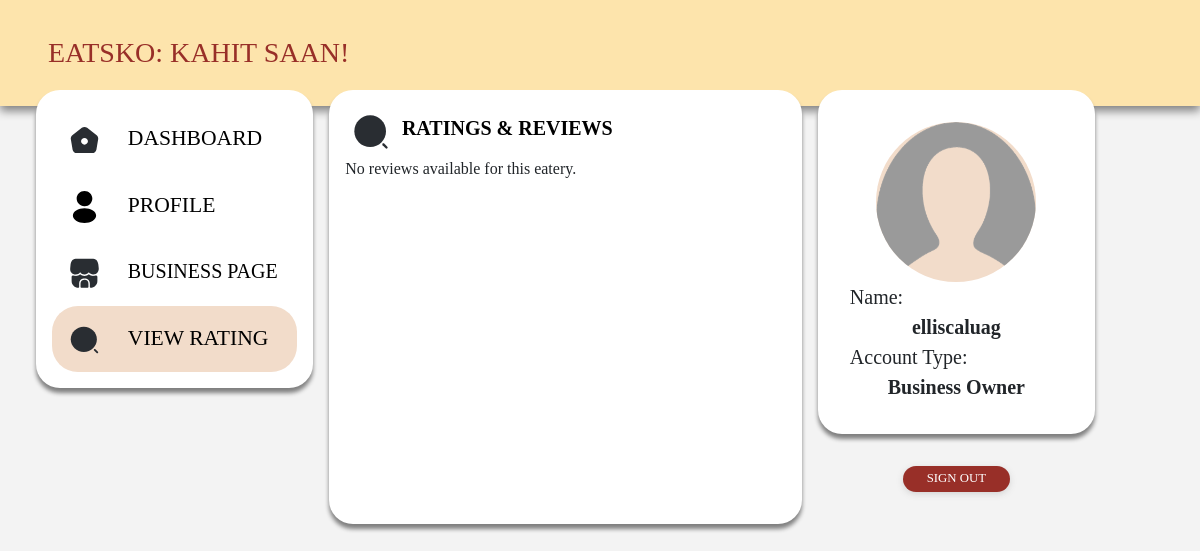
The app's page /business/viewrating (signed in), older data.
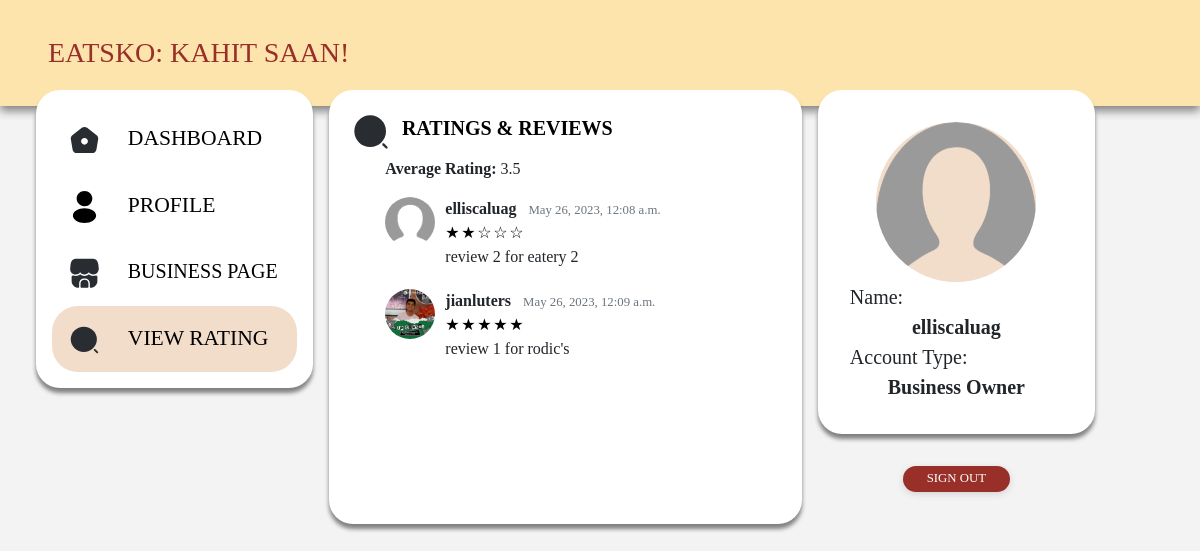
The same page, newer data.
### userdashboard/models.py (models this page shows, shortened)
class Profile(models.Model):
    user = models.OneToOneField(User, null=True, on_delete=models.CASCADE, related_name='user_profile')
    account_type = models.CharField(max_length=100, default='User')
    profile_picture = models.ImageField(default='profile_pics/default.png', upload_to='profile_pics')
    preffered_genres = models.ManyToManyField(FoodGenre, blank=True)
    eatery = models.ForeignKey(Eatery, null=True, on_delete=models.SET_NULL)

class Review(models.Model):
    RATING_CHOICES = (
        (1, 'Bad'),
        (2, 'Fair'),
        (3, 'Average'),
        (4, 'Good'),
        (5, 'Excellent')
    )
    rating = models.IntegerField(choices=RATING_CHOICES)
    comment = models.TextField()
    eatery = models.ForeignKey(Eatery, on_delete=models.CASCADE)
    profile = models.ForeignKey(Profile, on_delete=models.CASCADE)
    date_posted = models.DateTimeField(default=timezone.now)

### businessdashboard/views.py (the view)
# urls.py: path('viewrating', views.viewrating, name='businessdashboard-viewrating'),
@owner_required
def viewrating(request):
    eatery = Eatery.objects.get(id= request.user.user_profile.eatery.id)  # Replace <eatery_id> with the ID of the current eatery
    reviews = Review.objects.filter(eatery=eatery)
    average_rating = reviews.aggregate(Avg('rating'))['rating__avg']
    context = {
        'eatery': eatery,
        'reviews': reviews,
        'average_rating': average_rating,
        'range_five': [1,2,3,4,5],
        'page': 'viewrating'
    }
    return render(request, 'businessdashboard/viewrating.html', context)

### businessdashboard/views.py (called while the page is built)
def is_owner(user):
    return user.groups.filter(name="businessowner").exists()

### businessdashboard/templates/businessdashboard/viewrating.html (shortened to what this page needs)
{% extends "businessdashboard/base.html" %}
{% block content %}
{% load static %}
<div class="mr-auto">
    <img class="page-icon" src="{% static 'media/search-normal-1.svg' %}" alt="viewrating-icon">
    <span class="page-title"> RATINGS & REVIEWS </span>
 </div>
{% if reviews %}
<ul>
    <p><strong>Average Rating:</strong> {{ average_rating }}</p>
    {% for review in reviews %}
      <li class="review-item">
        <div class="review-profile-picture">
          <img src="{{ review.profile.user.user_profile.profile_picture.url }}" alt="Profile Picture">
        </div>
        <div class="review-content">
          <strong> {{ review.profile.user.username }}</strong> &nbsp; <small class="text-muted">{{review.date_posted }}</small> <br>
          <div class="star-rating">
            {% for i in range_five%}
              {% if i <= review.rating %}
                <span class="star">&#9733;</span>
              {% else %}
                <span class="star">&#9734;</span>
              {% endif %}
            {% endfor %}
          </div>
          {{ review.comment }}<br>
        </div>
      </li>
    {% endfor %}
  </ul>
{% else %}
  <p>No reviews available for this eatery.</p>
{% endif %}
{% endblock content %}

### businessdashboard/templates/businessdashboard/base.html (shortened to what this page needs)
{% load static %}
<!DOCTYPE html>
<html lang="en">
    <head>
        <link rel="stylesheet" href="https://maxcdn.bootstrapcdn.com/bootstrap/4.0.0/css/bootstrap.min.css">
        <link rel="stylesheet" type="text/css" href="{% static 'cssbusiness/main.css' %}">
    </head>
    <body>
        <header class="container-fluid site-header">
            <span class="header-txt">EATSKO: KAHIT SAAN!</span>
        </header>
        <div class="row px-5">
            <div class="col-3 m-0 p-0">
                <nav class="nav flex-column site-panel site-sidebar">
                    <a class="sidebar-btn" href="{% url 'businessdashboard-dashboard' %}"
                                           {% if page == 'profile' %} onclick="return confirm('Exit without saving?');" {% endif %}>
                        <div class="sidebar-btn-container {% if page == 'dashboard' %} sidebar-active-container {% endif %}">
                            <img class="sidebar-btn-icon" src="{% static 'media/home.svg' %}" alt="home-icon">
                            <span class="sidebar-btn-text">DASHBOARD</span>
                        </div>
                    </a>
                    <a class="sidebar-btn" href="{% url 'businessdashboard-profile' %}"
                                           {% if page == 'profile' %} onclick="return confirm('Exit without saving?');" {% endif %}>
                        <div class="sidebar-btn-container {% if page == 'profile' %} sidebar-active-container {% endif %}">
                            <img class="sidebar-btn-icon" src="{% static 'media/profile.svg' %}" alt="profile-icon">
                            <span class="sidebar-btn-text">PROFILE</span>
                        </div>
                    </a>
                    <a class="sidebar-btn" href="{% url 'businessdashboard-businesspage' %}"
                                           {% if page == 'profile' %} onclick="return confirm('Exit without saving?');" {% endif %}>
                        <div class="sidebar-btn-container {% if page == 'businesspage' or page == 'editbusinesspage' %} sidebar-active-container {% endif %}">
                            <img class="sidebar-btn-icon" src="{% static 'media/shop.svg' %}" alt="businesspage-icon">
                            <span class="sidebar-btn-text business-page-text">BUSINESS PAGE</span>
                        </div>
                    </a>
                    <a class="sidebar-btn" href="{% url 'businessdashboard-viewrating' %}"
                                           {% if page == 'profile' %} onclick="return confirm('Exit without saving?');" {% endif %}>
                        <div class="sidebar-btn-container {% if page == 'viewrating' %} sidebar-active-container {% endif %}">
                            <img class="sidebar-btn-icon" src="{% static 'media/search-normal-1.svg' %}" alt="viewrating-icon">
                            <span class="sidebar-btn-text">VIEW RATING</span>
                        </div>
                    </a>
                </nav>
            </div>
            <div class="col-5 site-panel main">
                {% block content %}{% endblock content %}
            </div>
            <div class="col-3 m-0 p-0">
                <div class="site-panel site-end-container">
                    <div class="site-profile">
                        <img class="mx-auto d-block rounded-circle profile-img" src="{{ user.user_profile.profile_picture.url }}" alt="user profile picture">
                        <div class="profile-label">
                            <span class="profile-label-txt profile-txt">Name:</span>
                            <div class="profile-content">
                                <span class="profile-content-txt profile-txt">{{ user.username }}</span>
                            </div>
                        </div>
                        <div class="profile-label">
                            <span class="profile-label-txt profile-txt">Account Type:</span>
                            <div class="profile-content">
                                <span class="profile-content-txt profile-txt">
                                    Business Owner
                                </span>
                            </div>
                        </div>
                    </div>
                </div>
                    <div class="signout-container">
                        <a class="signout-btn" href="{% url 'sessionmanager-logout' %}"
                                           {% if page == 'profile' %} onclick="return confirm('Exit without saving?');" {% endif %}>
                            <div class="signout-txt-container">
                                <span class="signout-txt">SIGN OUT</span>
                            </div>
                        </a>
                    </div>
            </div>
        </div>
    </body>
</html>

### businessdashboard/static/cssbusiness/main.css (style rules this page uses)
:root { --primary-color: #982f28; --secondary-color: #fde4ac; --tertiary-color: #f2dcca; --icon-color: #d58b4f; --bg-color: #F3F3F3; }
* { font-family: Montserrat; }
body { background: var(--bg-color); height: 100%; }
html { height: 100%; }
.site-header { padding: 2em 3em; margin-bottom: -1em; background: var(--secondary-color); filter: drop-shadow(0px 5px 5px gray); }
.header-txt { color: var(--primary-color); font-size: 1.75em; }
.site-panel { background-color: white; border-radius: 1.5em; margin: 0px 1.13%; padding: 1em; filter: drop-shadow(0px 5px 2px gray); }
.sidebar-btn-container { padding: 0.75em; border-radius: 1.2em; font-size:1.35em; }
.sidebar-active-container { background: var(--tertiary-color); }
.sidebar-btn-icon { width: 1.5em; height: 1.5em; margin-right:1em; }
.sidebar-btn-text { color: black; font-weight: 500; }
.business-page-text { font-size:20px; }
.site-end-container { padding: 2em; }
.signout-container { display: flex; justify-content: center; }
.signout-txt-container { display: flex; margin: 2em; padding: 0.2em 1.5em; background: var(--primary-color); border-radius: 1em; justify-content: center; align-items: center; filter: drop-shadow(0px 2px 3px lightgray); }
.signout-txt { color: white; font-size: 0.8em; }
.page-icon { width: 2.5em; height: 2.5em; margin: 0.35em 0 0.35em 0.35em; }
.page-title { color: black; font-size: 1.25em; font-weight: bold; margin: 0.35em; text-align: center; }
.profile-img { background: var(--tertiary-color); width: 10em; height: 10em; }
.profile-label { font-size: 1.25em; }
.profile-label-txt { font-weight: 200; }
.profile-content { text-align: center; }
.profile-content-txt { font-weight: 600; }

### businessdashboard/templates/businessdashboard/viewrating.html (style rules this page uses)
.review-item { display: flex; align-items: flex-start; margin-bottom: 20px; }
.review-profile-picture img { border-radius: 50%; width: 50px; height: 50px; object-fit: cover; margin-right: 10px; }
.review-content { flex-grow: 1; }
.star-rating { font-size: 16px; color: #000000; }
.star { display: inline-block; width: 12px; }

Row changes from the older to the newer data that the page shows:
added Review: profile.user.user_profile.profile_picture (placeholder picture), profile.user.username "elliscaluag", date_posted "May 26, 2023, 12:08 a.m.", rating 2 (drawn), comment "review 2 for eatery 2"
added Review: profile.user.user_profile.profile_picture (picture), profile.user.username "jianluters", date_posted "May 26, 2023, 12:09 a.m.", rating 5 (drawn), comment "review 1 for rodic's"
Text that changed along with them:
{{ average_rating }}: (not shown) → "3.5"
text no longer shown: "No reviews available for this eatery."
text now shown: "Average Rating:"
